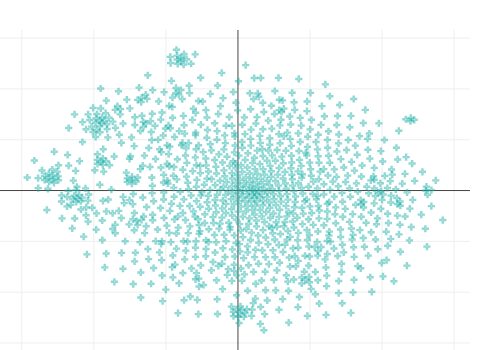

The cell this chart's notebook holds for it:
### Code cell
plotly_scatter([x[0] for x in X_embedded], 
         [x[1] for x in X_embedded], sample_labels);

### Figure 1 — Plotly figure (JSON) as saved in the notebook; plotly's stock layout.template omitted (floating-point values rounded to 4 significant figures; data arrays with more than 128 entries replaced by an {"elided": "..."} marker saying what was removed)
{"data": [{"hoverinfo": "text", "marker": {"color": "lightseagreen", "opacity": 0.5, "symbol": "cross-dot"}, "mode": "markers", "text": {"elided": "1000 str values"}, "type": "scatter", "uid": "b6c4e61e-f4a3-11e8-87c2-3c15c2cf2370", "x": {"elided": "1000 float values"}, "y": {"elided": "1000 float values"}}], "layout": {"height": 350, "hovermode": "closest", "margin": {"b": 0, "l": 0, "r": 30, "t": 30}, "width": 500}}
